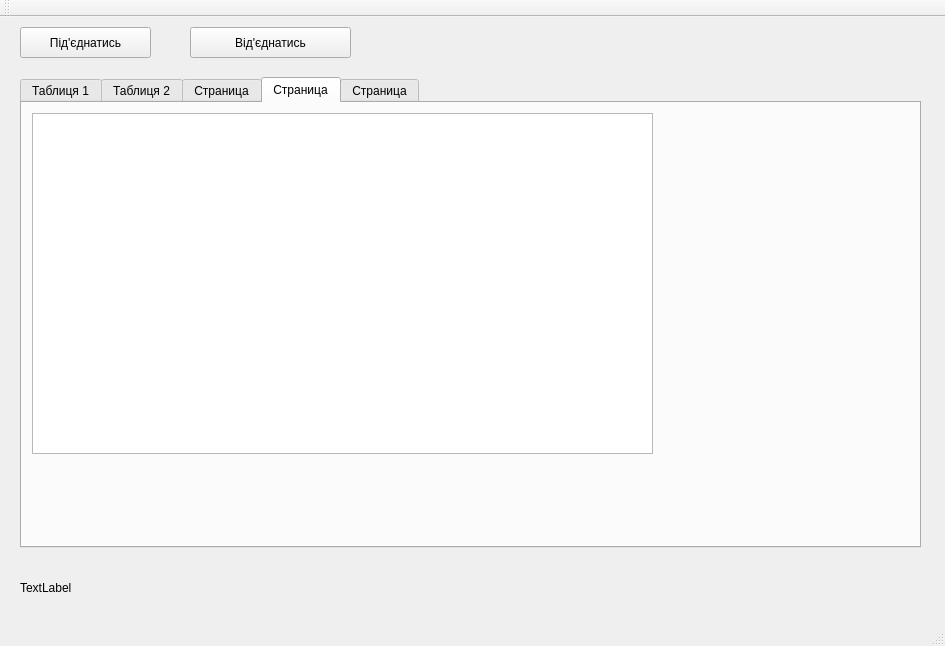
<?xml version="1.0" encoding="UTF-8"?>
<ui version="4.0">
 <class>MainWindow</class>
 <widget class="QMainWindow" name="MainWindow">
  <property name="geometry">
   <rect>
    <x>0</x>
    <y>0</y>
    <width>945</width>
    <height>646</height>
   </rect>
  </property>
  <property name="windowTitle">
   <string>MainWindow</string>
  </property>
  <widget class="QWidget" name="centralWidget">
   <widget class="QTabWidget" name="tabWidget">
    <property name="geometry">
     <rect>
      <x>20</x>
      <y>60</y>
      <width>901</width>
      <height>471</height>
     </rect>
    </property>
    <property name="currentIndex">
     <number>3</number>
    </property>
    <widget class="QWidget" name="tab">
     <attribute name="title">
      <string>Таблиця 1</string>
     </attribute>
     <widget class="QTableView" name="firstTableView">
      <property name="geometry">
       <rect>
        <x>20</x>
        <y>10</y>
        <width>841</width>
        <height>421</height>
       </rect>
      </property>
     </widget>
    </widget>
    <widget class="QWidget" name="tab_2">
     <attribute name="title">
      <string>Таблиця 2</string>
     </attribute>
     <widget class="QTableView" name="secondTableView">
      <property name="geometry">
       <rect>
        <x>20</x>
        <y>10</y>
        <width>841</width>
        <height>421</height>
       </rect>
      </property>
     </widget>
    </widget>
    <widget class="QWidget" name="tab_3">
     <attribute name="title">
      <string>Страница</string>
     </attribute>
     <widget class="QTableView" name="tableView">
      <property name="geometry">
       <rect>
        <x>10</x>
        <y>10</y>
        <width>621</width>
        <height>341</height>
       </rect>
      </property>
     </widget>
    </widget>
    <widget class="QWidget" name="tab_5">
     <attribute name="title">
      <string>Страница</string>
     </attribute>
     <widget class="QTableView" name="tableView_3">
      <property name="geometry">
       <rect>
        <x>10</x>
        <y>10</y>
        <width>621</width>
        <height>341</height>
       </rect>
      </property>
     </widget>
    </widget>
    <widget class="QWidget" name="tab_4">
     <attribute name="title">
      <string>Страница</string>
     </attribute>
     <widget class="QTableView" name="tableView_2">
      <property name="geometry">
       <rect>
        <x>10</x>
        <y>10</y>
        <width>621</width>
        <height>351</height>
       </rect>
      </property>
     </widget>
    </widget>
   </widget>
   <widget class="QPushButton" name="connectButton">
    <property name="geometry">
     <rect>
      <x>20</x>
      <y>10</y>
      <width>131</width>
      <height>31</height>
     </rect>
    </property>
    <property name="text">
     <string>Під'єднатись</string>
    </property>
   </widget>
   <widget class="QPushButton" name="disconectButton">
    <property name="geometry">
     <rect>
      <x>190</x>
      <y>10</y>
      <width>161</width>
      <height>31</height>
     </rect>
    </property>
    <property name="text">
     <string>Від'єднатись</string>
    </property>
   </widget>
   <widget class="QLabel" name="statusString">
    <property name="geometry">
     <rect>
      <x>20</x>
      <y>550</y>
      <width>841</width>
      <height>41</height>
     </rect>
    </property>
    <property name="text">
     <string>TextLabel</string>
    </property>
   </widget>
  </widget>
  <widget class="QMenuBar" name="menuBar">
   <property name="geometry">
    <rect>
     <x>0</x>
     <y>0</y>
     <width>945</width>
     <height>21</height>
    </rect>
   </property>
  </widget>
  <widget class="QToolBar" name="mainToolBar">
   <attribute name="toolBarArea">
    <enum>TopToolBarArea</enum>
   </attribute>
   <attribute name="toolBarBreak">
    <bool>false</bool>
   </attribute>
  </widget>
  <widget class="QStatusBar" name="statusBar"/>
 </widget>
 <layoutdefault spacing="6" margin="11"/>
 <resources/>
 <connections/>
</ui>
